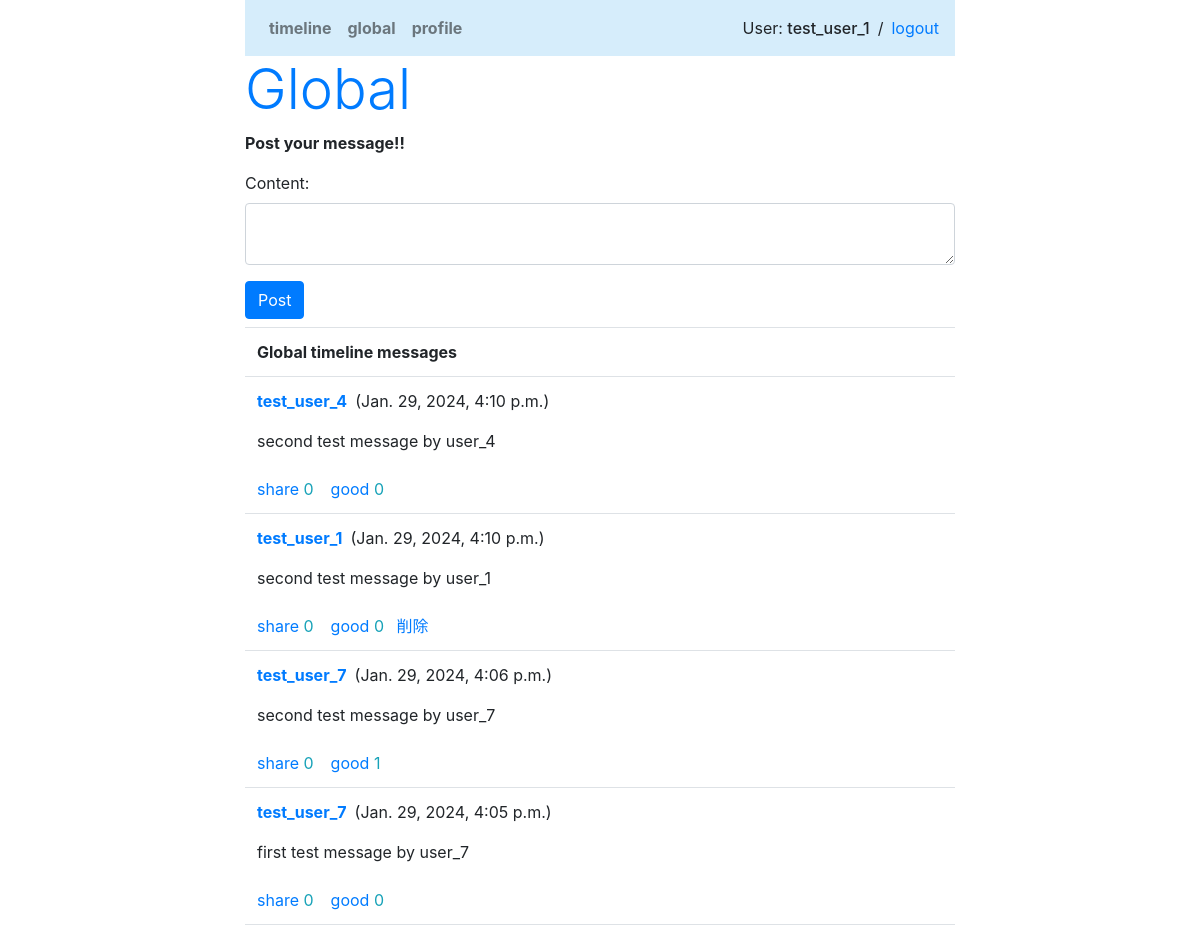
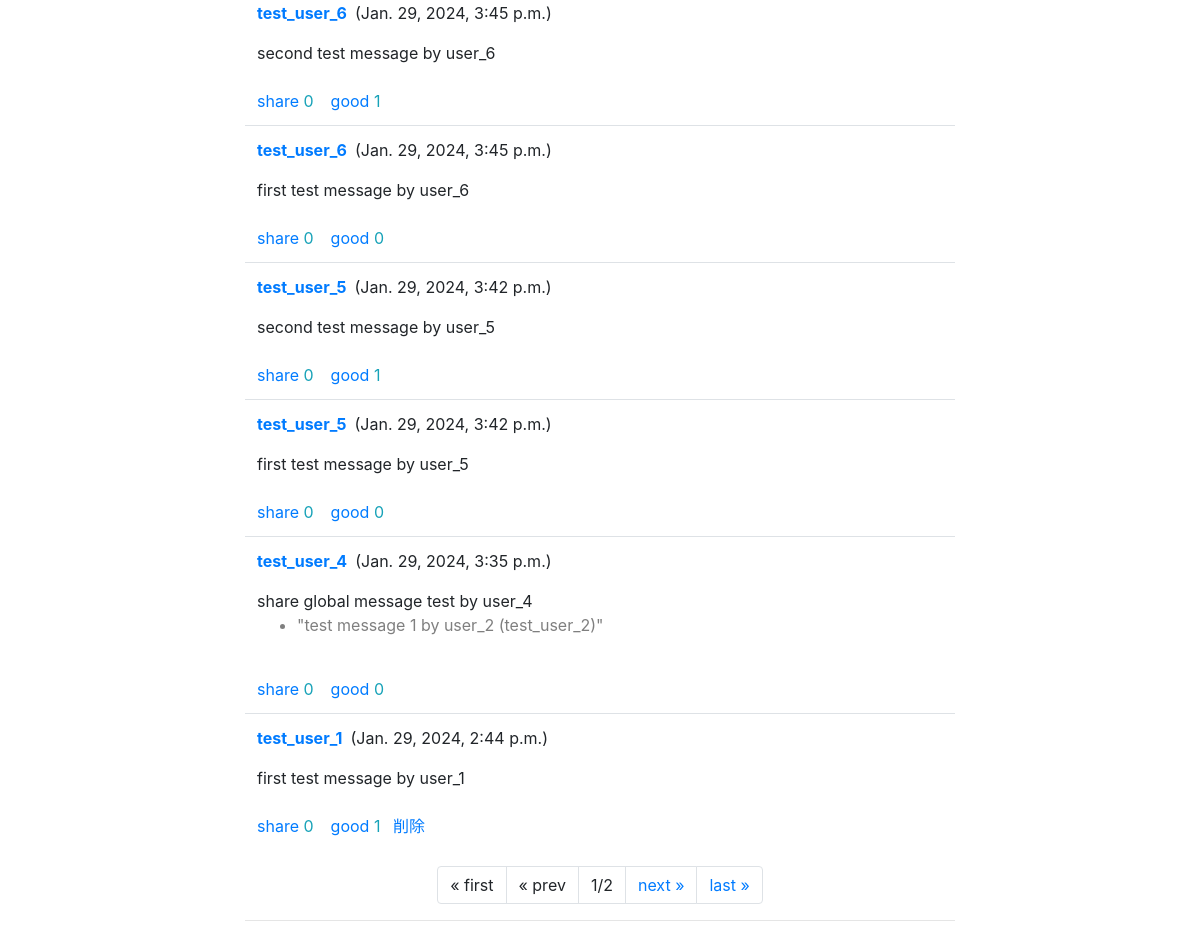
The page /sns/global_TL/ (signed in) on the database its author committed (2 pictures, top to bottom).
### sns/models.py (models this page shows)
class Message(models.Model):
    owner = models.ForeignKey(User, on_delete=models.CASCADE, related_name='message_owner')
    content = models.TextField(max_length=1000)
    share_id = models.IntegerField(default=0)   # share先のid。デフォルトは自分。
    good_count = models.IntegerField(default=0)
    share_count = models.IntegerField(default=0)
    pub_date = models.DateTimeField(auto_now_add=True)
    def __str__(self):
        return str(self.content) + ' (' + str(self.owner) + ')'
    def get_share(self):
        return Message.objects.get(id=self.share_id)
    class Meta:
        ordering = ('-pub_date',)

### sns/views.py (the view)
# urls.py: path('global_TL/', views.global_TL, name='global_TL'),
@login_required(login_url='/admin/login/')
def global_TL(request, page=1):
    if request.method == 'POST':
        content = request.POST['content']
        msg = Message()
        msg.owner = request.user
        msg.content = content
        msg.save()
        messages.success(request, '新しいメッセージを投稿しました！')
        return redirect(to='/sns/global_TL')
    else:
        form = MyPostForm()
    page_num = 10 #ページあたりの表示数
    allmessages = Message.objects.all()
    page_item = Paginator(allmessages, page_num)
    tl_messages = page_item.get_page(page)
    params = {
        'login_user':request.user,
        'contents':tl_messages,
        'form':form,
    }
    return render(request, 'sns/global_TL.html', params)

### sns/forms.py
class MyPostForm(forms.Form):
    content = forms.CharField(max_length=500, \
        widget=forms.Textarea(attrs={'class':'form-control', 'rows':2}))

### sns/templates/sns/global_TL.html (shortened to what this page needs)
{% extends 'sns/layout.html' %}
{% block header %}
<h2 class="display-4 text-primary">Global</h2>
{% endblock %}
{% block content %}
<p><b>Post your message!!</b></p>
<form action="{% url 'global_TL' %}" method="post">
    {{form.as_p}}
    <button class="btn btn-primary">Post</button>
</form>
<table class="table mt-2">
    <tr><th>Global timeline messages</th></tr>
{% for item in contents %}
    <tr><td>
    <p><b><a href="{% url 'profile' %}{{item.owner.id}}">{{item.owner}}</a></b>&ensp;({{item.pub_date}})</p>
    <p class="my-0">
        {{item.content}}</p>
    {% if item.share_id > 0 %}
    <ul><li class="text-black-50">"{{item.get_share}}"</li></ul>
    {% endif %}
    <br>
    <span class="float-left text-info">
        <a href="{% url 'share_global_TL' item.id %}">share</a> {{item.share_count}} &ensp; <a href="{% url 'good' item.id %}global_TL">good</a> {{item.good_count}}&ensp;
        {% if item.owner == login_user %}
        <a href="{% url 'delete_message' %}{{item.id}}/global_TL">削除</a>
        {% endif %}
    </span>
</td></tr>
{% endfor %}
</table>
<ul class="pagination justify-content-center">
    {% if contents.has_previous %}
    <li class="page-item">
        <a class="page-link" href="{% url 'global_TL' %}">
            &laquo; first</a>
    </li>
    <li class="page-item">
        <a class="page-link"
        href="{% url 'global_TL' %}{{contents.previous_page_number}}">
            &laquo; prev</a>
    </li>
    {% else %}
    <li class="page-item">
        <a class="page-link">&laquo; first</a>
    </li>
    <li class="page-item">
        <a class="page-link">&laquo; prev</a>
    </li>
    {% endif %}
    <li class="page-item">
        <a class="page-link">
        {{contents.number}}/{{contents.paginator.num_pages}}</a>
    </li>
    {% if contents.has_next %}
    <li class="page-item">
        <a class="page-link"
        href="{% url 'global_TL' %}{{contents.next_page_number}}">
            next &raquo;</a>
    </li>
    <li class="page-item">
        <a class="page-link"
        href="{% url 'global_TL' %}{{contents.paginator.num_pages}}">
            last &raquo;</a>
    </li>
    {% endif %}
</ul>
{% endblock %}

### sns/templates/sns/layout.html (shortened to what this page needs)
{% load static %}
<!doctype html>
<html lang="ja">
<head>
    <link rel="stylesheet" href="https://stackpath.bootstrapcdn.com/bootstrap/4.3.1/css/bootstrap.min.css"/>
</head>
<body class="container">
    <div class="col-8 offset-2">
    <nav class="navbar navbar-expand navbar-light" style="background-color:rgb(214, 237, 251);">
    <ul class="navbar-nav mr-auto" >
        <li class="nav-item">
            <b><a class="nav-link" href="{% url 'timeline' %}">timeline</a></b>
        </li>
        <li class="nav-item">
            <b><a class="nav-link" href="{% url 'global_TL' %}">global</a></b>
        </li>
        <li class="nav-item">
            <b><a class="nav-link" href="{% url 'profile' %}{{login_user.id}}">profile</a></b>
        </li>
    </ul>
    <span> User: <span class="h6">{{login_user}}</span> </span>&ensp;/<span>
        <a href="/admin/logout?next=/sns/"> &ensp;logout </a></span>
    </nav>
    <div>{% block header %}{% endblock %}</div>
    <div class="content">{% block content %}{% endblock %}</div>
    <hr>
    </div>
</body>
</html>

### rows shown on the page
Message: owner "test_user_4", pub_date "Jan. 29, 2024, 4:10 p.m.", content "second test message by user_4", share_count "0", good_count "0"
Message: owner "test_user_1", pub_date "Jan. 29, 2024, 4:10 p.m.", content "second test message by user_1", share_count "0", good_count "0"
Message: owner "test_user_7", pub_date "Jan. 29, 2024, 4:06 p.m.", content "second test message by user_7", share_count "0", good_count "1"
Message: owner "test_user_7", pub_date "Jan. 29, 2024, 4:05 p.m.", content "first test message by user_7", share_count "0", good_count "0"
Message: owner "test_user_6", pub_date "Jan. 29, 2024, 3:45 p.m.", content "second test message by user_6", share_count "0", good_count "1"
Message: owner "test_user_6", pub_date "Jan. 29, 2024, 3:45 p.m.", content "first test message by user_6", share_count "0", good_count "0"
Message: owner "test_user_5", pub_date "Jan. 29, 2024, 3:42 p.m.", content "second test message by user_5", share_count "0", good_count "1"
Message: owner "test_user_5", pub_date "Jan. 29, 2024, 3:42 p.m.", content "first test message by user_5", share_count "0", good_count "0"
Message: owner "test_user_4", pub_date "Jan. 29, 2024, 3:35 p.m.", content "share global message test by user_4", get_share "test message 1 by user_2 (test_user_2)", share_count "0", good_count "0"
Message: owner "test_user_1", pub_date "Jan. 29, 2024, 2:44 p.m.", content "first test message by user_1", share_count "0", good_count "1"

### other values the page prints
{{ login_user }} "test_user_1"
{{ contents.number }} "1"
{{ contents.paginator.num_pages }} "2"
